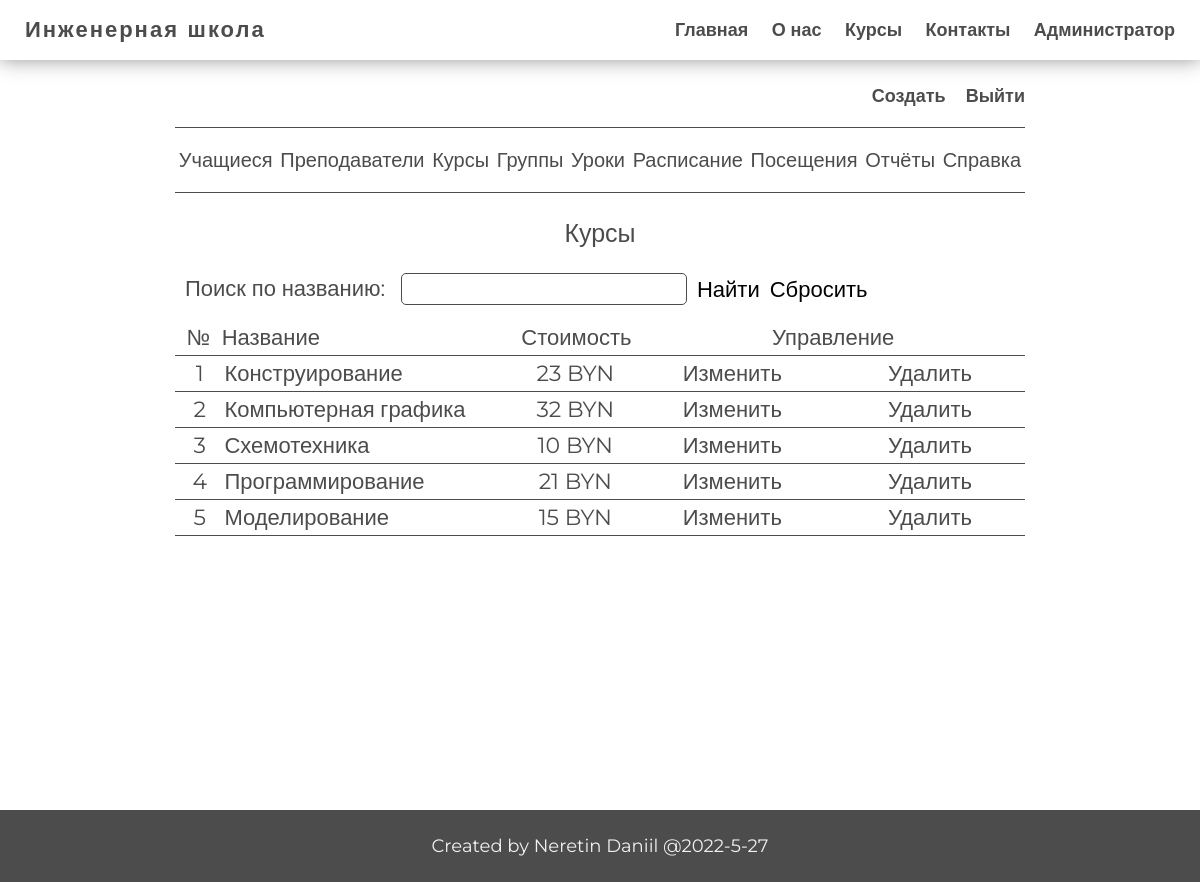
The app's page /admin/courses/index.php (signed in) with its own data.
### tables this page shows
CREATE TABLE `courses` (
  `id_course` int NOT NULL,
  `name` varchar(30) NOT NULL,
  `description` varchar(300) DEFAULT NULL,
  `count_groups` int DEFAULT '0',
  `price` int NOT NULL
);

### app/controllers/control.php (called while the page is built, shortened)
<?php
$find_sql = '';
include SITE_ROOT . '/app/db/db.php';
include SITE_ROOT . '/app/controllers/sort_find.php';

### app/db/db.php (called while the page is built, shortened)
<?php
require('connect.php');
function checkErrors($query)
{
    $errInfo = $query->errorInfo();
    return true;
}
function selectALL($table, $params = [])
{
    global $pdo;
    $sql = "select * from `$table`";
    $query = $pdo->prepare($sql);
    $query->execute();
    return $query->fetchAll();
}
function selectOrder($table, $sort_sql, $params = [])
{
    global $pdo;
    $sql = "select * from `$table`";
    if (!empty($params)) {
        $i = 0;
        foreach ($params as $key => $value) {
            $value = "`" . $value . "`";
            $key = "'" . $key . "'";
            if ($i === 0) {
                $sql = $sql . " WHERE $value = $key";
            } elseif ($i === 1) {
                $sql = $sql . " AND $value >= $key";
            } else {
                $sql = $sql . " AND $value <= $key";
            }
            $i++;
        }
    }
    $sql = $sql . " ORDER BY $sort_sql";
    $query = $pdo->prepare($sql);
    $query->execute();
    return $query->fetchAll();
}
function sort_link_bar($title, $a, $b, $table)
{
    $sort = @$_GET['sort'];
    if ($sort == $a) {
        return ' active" href="?sort=' . $b . '&table=' . $table . '">' . $title . ' <i>↑</i>';
    } elseif ($sort == $b) {
        return ' active" href="?sort=' . $a . '&table=' . $table . '">' . $title . ' <i>↓</i>';
    } else {
        return '" href="?sort=' . $a . '&table=' . $table . ' ">' . $title ;
    }
}

### app/controllers/sort_find.php (called while the page is built, shortened)
<?php
$courses = selectALL('courses');

### path.php (called while the page is built, shortened)
<?php
include SITE_ROOT . '/app/controllers/control.php';

### admin/courses/index.php (the view, shortened to what this page needs)
<?php
include '../../path.php';
?>
<!DOCTYPE html>
<html lang="en">
<head>
    <?php include SITE_ROOT . '/app/include/head.php' ?>
</head>
<body>
<div class="wrapper">
    <?php include SITE_ROOT . '/app/include/header.php' ?>
    <main class="main">
        <div class="container">
            <div class="admin_pages">
                    <?php include SITE_ROOT . '/admin/include-admin/admin_panel.php' ?>
                <div class="admin_table">
                    <?php include SITE_ROOT . '/admin/include-admin/nav_admin.php' ?>
                    <div class="title_menu">
                        <?php include SITE_ROOT . '/admin/include-admin/admin_panel.php' ?>
                    </div>
                    <div class="title">Курсы</div>
                    <form action="index.php" method="post" class="search_menu">
                        <label>
                            Поиск по названию:
                            <input class="search" value="<?= $find_sql ?>" type="text" name="search">
                        </label>
                        <button type="submit" value="courses" name="find">Найти</button>
                        <button type="submit" value="courses" name="reset">Сбросить</button>
                    </form>
                    <div class="head_table">
                        <span class="number">№</span>
                        <a class="surname<?php echo sort_link_bar('Название', 'name_asc', 'name_desc', 'courses'); ?></a>
                        <a class="price<?php echo sort_link_bar('Стоимость', 'price_asc', 'price_desc', 'courses'); ?></a>
                        <span class="control">Управление</span>
                    </div>
                    <div class="table">
                        <?php foreach ($courses as $key => $course): ?>
                            <div class="row_table">
                                <span class="number"><?= $key + 1; ?></span>
                                <span class="surname"><?php echo $course['name']?></span>
                                <span class="balance"><?= $course['price']; ?> BYN</span>
                                <span class="control">
                                <a class="edit" href="edit.php?table=courses&id_edit=<?= $course['id_course']; ?>">Изменить</a>
                                <a class="delete" onClick="return window.confirm('Удалить курс?');" href="?table=courses&del_id=<?= $course['id_course']; ?>">Удалить</a>
                            </span>
                            </div>
                        <?php endforeach; ?>
                    </div>
                </div>
            </div>
        </div>
    </main>
    <?php include SITE_ROOT . '/app/include/footer.php' ?>
</div>
</body>
</html>

### css/StylePHP.css (style rules this page uses)
.admin_table { margin: 0 auto; }
.admin_pages .admin_table .head_table { padding-right: 10px; }

### records on screen
courses: name "Конструирование", price "23"
courses: name "Компьютерная графика", price "32"
courses: name "Схемотехника", price "10"
courses: name "Программирование", price "21"
courses: name "Моделирование", price "15"

### other values on screen
sort_link_bar('Название', 'name_asc', 'name_desc', 'courses') "Название"
sort_link_bar('Стоимость', 'price_asc', 'price_desc', 'courses') "Стоимость"
